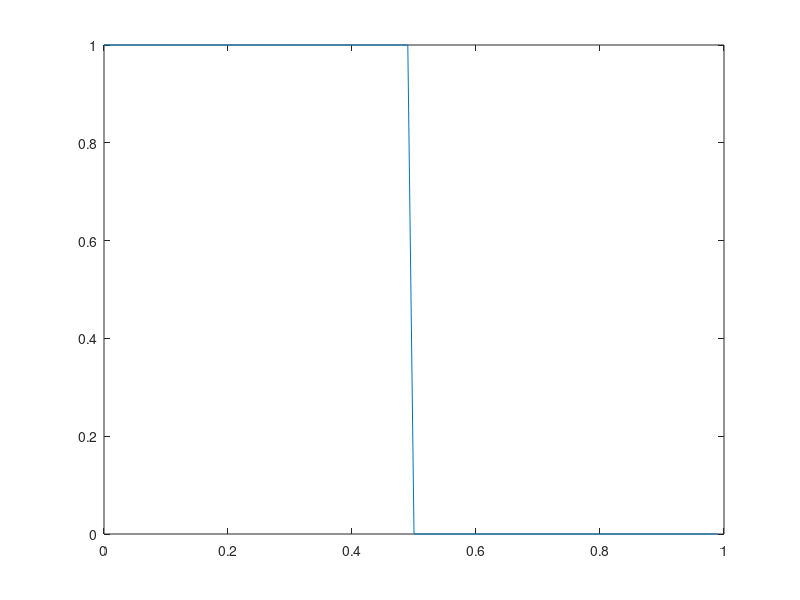

This figure's MATLAB source: (Note: this script raises an error after producing the figure.)

dt=0.01;
T=1;
n=1;

t = (0:dt:(T*n-dt));
yt = (square(2*pi.*t./T, 50)+1)./2;

plot(t,yt)

[an, bn, fn] = fourier_a_b_coefs(yt(1:75), t(1:75));

[ifyt, t] = inv_fourier_yt(an, bn, fn);

hold on;plot(t,real(ifyt))

